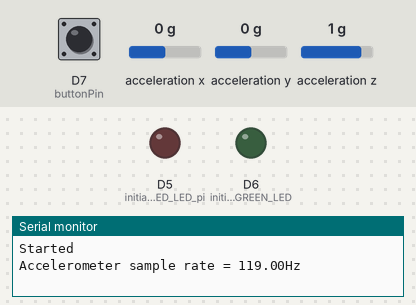
Simulated run of this sketch. Board: Arduino Nano 33 IoT. On the bench: output pins drawn as LEDs (lit = HIGH), the last lines printed to the serial monitor. The inputs (shaded band) are chosen by the test bench; at power-on: D7 (buttonPin) HIGH, acceleration x 0 g, acceleration y 0 g, acceleration z 1 g.

Above: at 1.8 s.
1.9 s: D7 (buttonPin) pulled LOW for 3.2 s
At 4.5 s:
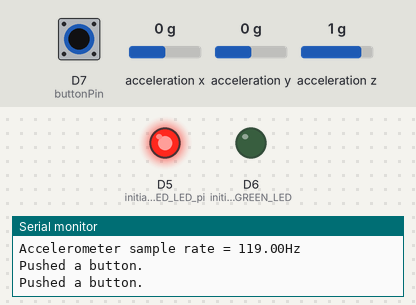
At 5.8 s:
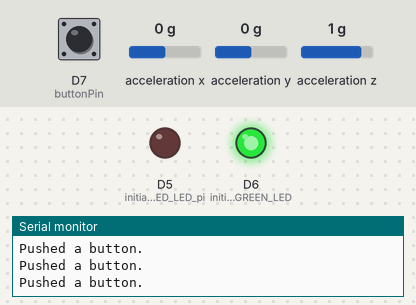
6.6 s: acceleration x set to -1.4 g
9.7 s: acceleration y set to -1.4 g
12.7 s: D7 (buttonPin) pulled LOW for 1.2 s
At 14.0 s:
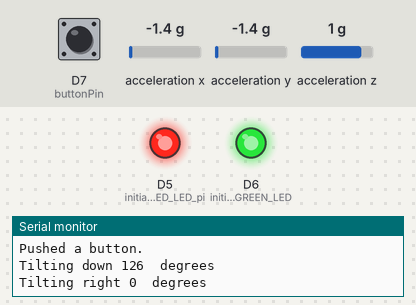
Timing chart, 0 to 15.7 s (numbered marks = the images above; inputs shaded):
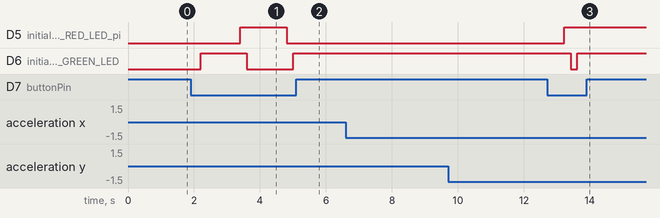

The sketch:

Light_up_Led_from_a_shaking_movement.ino
```cpp
//Anturilevyn sisäisten ledien sytyttäminen kiihtyvyysanturilla.
#include <Arduino.h>
#include <ArduinoJson.h>
#include <SPI.h>
#include <WiFiNINA.h>
#include <Adafruit_BME280.h>
#include <Adafruit_Sensor.h>
#include <WiFiUdp.h>
#include "Adafruit_TSL2591.h"
#include <Wire.h>
#include <Arduino_LSM6DS3.h>
// constants won't change. They're used here to set pin numbers:
const int buttonPin = 7; // the number of the pushbutton pin
/*const int ledPinR = 5; // the number of the RED LED pin
const int ledPinG = 6; // the number of the GREEN LED pin*/
// variables will change:
bool ledStateR = HIGH;
bool ledStateG = LOW;
int counter = 0;
long int alku, loppu, aika; // 32-bittiset aikamuuttujat.

float x, y, z;
int degreesX = 0;
int degreesY = 0;

void mittaa();
void paina();

void setup() {
 /* pinMode(ledPinR, OUTPUT); // initialize the LED pin as an output
  pinMode(ledPinG, OUTPUT); // initialize the LED pin as an output
  pinMode(buttonPin, INPUT); // initialize the pushbutton pin as an input*/
  pinMode(5, OUTPUT); // initialize the RED LED pin as an output
  pinMode(6, OUTPUT); // initialize the GREEN LED pin as an output
  pinMode(buttonPin, INPUT); // initialize the pushbutton pin as an input
  Serial.begin(9600);
  while (!Serial);
  Serial.println("Started");

  if (!IMU.begin()) {
    Serial.println("Failed to initialize IMU!");
    while (1);
  }

  Serial.print("Accelerometer sample rate = ");
  Serial.print(IMU.accelerationSampleRate());
  Serial.println("Hz");
}

void loop() {
  mittaa();
}

void mittaa(){// Aliohjelma liikkeen mittaamiseen ja ledeille.
  if (IMU.accelerationAvailable()) {
    IMU.readAcceleration(x, y, z);
    //paina();
  }

  paina();

  if (x > 0.1) {
    digitalWrite(5, HIGH);
    //digitalWrite(6, LOW);
    x = 100 * x;
    degreesX = map(x, 0, 97, 0, 90);
    Serial.print("Tilting up ");
    Serial.print(degreesX);
    Serial.println("  degrees");
  }
  if (x < -0.1) {
    digitalWrite(6, HIGH);
    //digitalWrite(5, LOW);
    x = 100 * x;
    degreesX = map(x, 0, -100, 0, 90);
    Serial.print("Tilting down ");
    Serial.print(degreesX);
    Serial.println("  degrees");
  }
  if (y > 0.1) {
    digitalWrite(5, HIGH);
    //digitalWrite(6, LOW);
    y = 100 * y;
    degreesY = map(y, 0, 97, 0, 90);
    Serial.print("Tilting left ");
    Serial.print(degreesY);
    Serial.println("  degrees");
  }
  if (y < -0.1) {
    digitalWrite(6, HIGH);
    //digitalWrite(6, LOW);
    degreesY = map(y, 0, -100, 0, 90);
    Serial.print("Tilting right ");
    Serial.print(degreesY);
    Serial.println("  degrees");
  }
  delay(1000);
/*
  if(digitalRead(buttonPin)== LOW){ //Jos luetun painonapin tila on LOW (arvo on 0). Se menee nollille painonappia painettaessa.
    alku = micros();  //Alku-aikamuuttujaan luetaan kellomuuttujan tieto micros. Eli kuinka monta sekuntia on kulunut virran päällepanosta.
    counter++; // kasvatetaan counter muuttujan arvoa yhdellä
    ledStateR =! ledStateR; // ledStateR muuttujan tila vaihdetaan päinvastaiseksi. Sammutetaan, jos palaa ja sytytetään, jos on sammuksissa.
    digitalWrite(ledPinR, ledStateR); // ledPinR muuttujan arvoksi kirjoitetaan ledStateR muuttujan arvo
    //delay(200); // odotetaan 200 ms ja tehdään vihreälle ledille samat jutut
    ledStateG =! ledStateG; // ledStateG muuttujan tila vaihdetaan päinvastaiseksi. Sammutetaan, jos palaa ja sytytetään, jos on sammuksissa.
    digitalWrite(ledPinG, ledStateG);
    Serial.print("Laskuri: "); // tulostetaan monitoriin vakioteksti
    Serial.print(counter); // tulostetaan monitoriin muuttujan counter arvo
    //delay(200);
    loppu = micros();
    Serial.print(" Koodin suoritusaika: ");
    Serial.print(loppu-alku);
    Serial.println(" mikrosekunttia"); }*/

}

void paina(){
  if(digitalRead(buttonPin)== LOW){ //Jos luetun painonapin tila on LOW (arvo on 0). Se menee nollille painonappia painettaessa.
    alku = micros();  //Alku-aikamuuttujaan luetaan kellomuuttujan tieto micros. Eli kuinka monta sekuntia on kulunut virran päällepanosta.
    counter++; // kasvatetaan counter muuttujan arvoa yhdellä
    ledStateR =! ledStateR; // ledStateR muuttujan tila vaihdetaan päinvastaiseksi. Sammutetaan, jos palaa ja sytytetään, jos on sammuksissa.
    digitalWrite(5, ledStateR); // ledPinR muuttujan arvoksi kirjoitetaan ledStateR muuttujan arvo
    delay(200); // odotetaan 200 ms ja tehdään vihreälle ledille samat jutut
    ledStateG =! ledStateG; // ledStateG muuttujan tila vaihdetaan päinvastaiseksi. Sammutetaan, jos palaa ja sytytetään, jos on sammuksissa.
    digitalWrite(6, ledStateG);
    //Serial.print("Laskuri: "); // tulostetaan monitoriin vakioteksti
    //Serial.print(counter); // tulostetaan monitoriin muuttujan counter arvo
    delay(200);
    loppu = micros();
    Serial.println("Pushed a button.");
  }
}
```

Measured:
- after the input at 1.9 s, D5 (initialize_the_RED_LED_pi): LOW → HIGH after 1.5 s, → LOW 1.4 s later; D6 (initialize_the_GREEN_LED): LOW → HIGH after 0.30 s, → LOW 1.4 s later, → HIGH 1.4 s later
- after the input at 12.7 s, D5 (initialize_the_RED_LED_pi): LOW → HIGH after 0.52 s; D6 (initialize_the_GREEN_LED): HIGH → LOW after 0.72 s, → HIGH 0.20 s later
